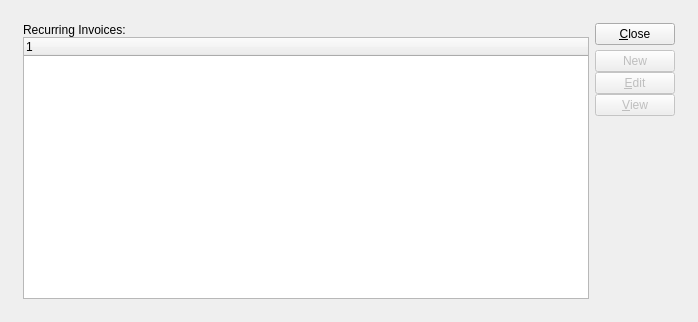
<?xml version="1.0" encoding="UTF-8"?>
<ui version="4.0">
 <comment>This file is part of the xTuple ERP: PostBooks Edition, a free and
open source Enterprise Resource Planning software suite,
Copyright (c) 1999-2011 by OpenMFG LLC, d/b/a xTuple.
It is licensed to you under the Common Public Attribution License
version 1.0, the full text of which (including xTuple-specific Exhibits)
is available at www.xtuple.com/CPAL.  By using this software, you agree
to be bound by its terms.</comment>
 <class>listRecurringInvoices</class>
 <widget class="QWidget" name="listRecurringInvoices">
  <property name="geometry">
   <rect>
    <x>0</x>
    <y>0</y>
    <width>698</width>
    <height>322</height>
   </rect>
  </property>
  <property name="windowTitle">
   <string>List Recurring Invoices</string>
  </property>
  <layout class="QGridLayout" name="gridLayout_2">
   <item row="0" column="0">
    <layout class="QGridLayout" name="gridLayout">
     <property name="margin">
      <number>12</number>
     </property>
     <property name="spacing">
      <number>12</number>
     </property>
     <item row="0" column="0" colspan="2">
      <layout class="QHBoxLayout" name="horizontalLayout">
       <item>
        <layout class="QVBoxLayout">
         <property name="spacing">
          <number>0</number>
         </property>
         <item>
          <widget class="QLabel" name="_invoicesLit">
           <property name="text">
            <string>Recurring Invoices:</string>
           </property>
           <property name="buddy">
            <cstring>_invchead</cstring>
           </property>
          </widget>
         </item>
         <item>
          <widget class="XTreeWidget" name="_invchead">
           <property name="rootIsDecorated">
            <bool>false</bool>
           </property>
          </widget>
         </item>
        </layout>
       </item>
       <item>
        <layout class="QVBoxLayout">
         <property name="spacing">
          <number>5</number>
         </property>
         <item>
          <widget class="QPushButton" name="_close">
           <property name="text">
            <string>&amp;Close</string>
           </property>
          </widget>
         </item>
         <item>
          <layout class="QVBoxLayout">
           <property name="spacing">
            <number>0</number>
           </property>
           <item>
            <widget class="QPushButton" name="_new">
             <property name="enabled">
              <bool>false</bool>
             </property>
             <property name="text">
              <string>New</string>
             </property>
            </widget>
           </item>
           <item>
            <widget class="QPushButton" name="_edit">
             <property name="enabled">
              <bool>false</bool>
             </property>
             <property name="text">
              <string>&amp;Edit</string>
             </property>
            </widget>
           </item>
           <item>
            <widget class="QPushButton" name="_view">
             <property name="enabled">
              <bool>false</bool>
             </property>
             <property name="text">
              <string>&amp;View</string>
             </property>
            </widget>
           </item>
          </layout>
         </item>
         <item>
          <layout class="QVBoxLayout">
           <property name="spacing">
            <number>0</number>
           </property>
           <item>
            <layout class="QHBoxLayout">
             <property name="topMargin">
              <number>0</number>
             </property>
             <property name="bottomMargin">
              <number>0</number>
             </property>
            </layout>
           </item>
          </layout>
         </item>
         <item>
          <spacer>
           <property name="orientation">
            <enum>Qt::Vertical</enum>
           </property>
           <property name="sizeType">
            <enum>QSizePolicy::Expanding</enum>
           </property>
           <property name="sizeHint" stdset="0">
            <size>
             <width>20</width>
             <height>20</height>
            </size>
           </property>
          </spacer>
         </item>
        </layout>
       </item>
      </layout>
     </item>
    </layout>
   </item>
  </layout>
 </widget>
 <layoutdefault spacing="6" margin="11"/>
 <pixmapfunction>qPixmapFromMimeSource</pixmapfunction>
 <customwidgets>
  <customwidget>
   <class>XTreeWidget</class>
   <extends>QTreeWidget</extends>
   <header>xtreewidget.h</header>
   <container>1</container>
  </customwidget>
 </customwidgets>
 <tabstops>
  <tabstop>_invchead</tabstop>
  <tabstop>_edit</tabstop>
  <tabstop>_view</tabstop>
  <tabstop>_close</tabstop>
 </tabstops>
 <resources/>
 <connections>
  <connection>
   <sender>_close</sender>
   <signal>clicked()</signal>
   <receiver>listRecurringInvoices</receiver>
   <slot>close()</slot>
   <hints>
    <hint type="sourcelabel">
     <x>579</x>
     <y>26</y>
    </hint>
    <hint type="destinationlabel">
     <x>20</x>
     <y>20</y>
    </hint>
   </hints>
  </connection>
 </connections>
</ui>
